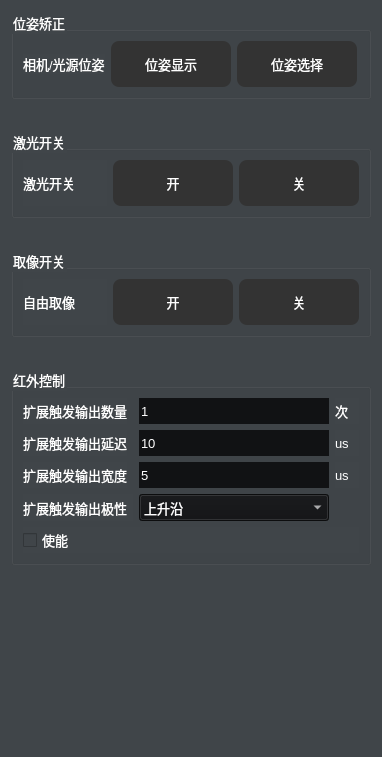
        <widget class="QWidget" name="tab_5">
         <property name="styleSheet">
          <string notr="true">background-color: #404549;</string>
         </property>
         <attribute name="title">
          <string>安装/扩展控制</string>
         </attribute>
         <layout class="QGridLayout" name="gridLayout_27">
          <item row="0" column="0" colspan="2">
           <widget class="QGroupBox" name="groupBox_6">
            <property name="font">
             <font>
              <pointsize>10</pointsize>
             </font>
            </property>
            <property name="styleSheet">
             <string notr="true">color: rgb(255, 255, 255);</string>
            </property>
            <property name="title">
             <string>位姿矫正</string>
            </property>
            <layout class="QGridLayout" name="gridLayout_14">
             <item row="0" column="1">
              <widget class="QPushButton" name="PoseBtn">
               <property name="sizePolicy">
                <sizepolicy hsizetype="Fixed" vsizetype="Fixed">
                 <horstretch>0</horstretch>
                 <verstretch>0</verstretch>
                </sizepolicy>
               </property>
               <property name="minimumSize">
                <size>
                 <width>120</width>
                 <height>46</height>
                </size>
               </property>
               <property name="font">
                <font>
                 <pointsize>10</pointsize>
                </font>
               </property>
               <property name="styleSheet">
                <string notr="true">#PoseBtn
{
border-radius:8px;
color: #FFFFFF;
 background-color: #333333; 

}

#PoseBtn::hover
{	
color: #FFFFFF;

 background-color: qlineargradient(x1:0, y1:0, x2:1, y2:0, stop:0 #a1d6e2, stop:0.5 #1781b5, stop:1 #a1d6e2);

}

#PoseBtn::pressed,QPushButton::checked
{
    color: #FFFFFF;
   background-color: #718093;
}</string>
               </property>
               <property name="text">
                <string>位姿显示</string>
               </property>
               <property name="icon">
                <iconset>
                 <normaloff>:/Res/LEDOFF.png</normaloff>:/Res/LEDOFF.png</iconset>
               </property>
              </widget>
             </item>
             <item row="0" column="2">
              <widget class="QPushButton" name="DirectionPoseBtn">
               <property name="sizePolicy">
                <sizepolicy hsizetype="Fixed" vsizetype="Fixed">
                 <horstretch>0</horstretch>
                 <verstretch>0</verstretch>
                </sizepolicy>
               </property>
               <property name="minimumSize">
                <size>
                 <width>120</width>
                 <height>46</height>
                </size>
               </property>
               <property name="maximumSize">
                <size>
                 <width>120</width>
                 <height>46</height>
                </size>
               </property>
               <property name="font">
                <font>
                 <pointsize>10</pointsize>
                </font>
               </property>
               <property name="styleSheet">
                <string notr="true">#DirectionPoseBtn
{
border-radius:8px;
color: #FFFFFF;
 background-color: #333333; 

}

#DirectionPoseBtn::hover
{	
color: #FFFFFF;

 background-color: qlineargradient(x1:0, y1:0, x2:1, y2:0, stop:0 #a1d6e2, stop:0.5 #1781b5, stop:1 #a1d6e2);

}

#DirectionPoseBtn::pressed,QPushButton::checked
{
    color: #FFFFFF;
   background-color: #718093;
}</string>
               </property>
               <property name="text">
                <string>位姿选择</string>
               </property>
               <property name="icon">
                <iconset>
                 <normaloff>:/Res/LEDOFF.png</normaloff>:/Res/LEDOFF.png</iconset>
               </property>
              </widget>
             </item>
             <item row="0" column="0">
              <widget class="QLabel" name="label_48">
               <property name="sizePolicy">
                <sizepolicy hsizetype="Fixed" vsizetype="Fixed">
                 <horstretch>0</horstretch>
                 <verstretch>0</verstretch>
                </sizepolicy>
               </property>
               <property name="font">
                <font>
                 <pointsize>10</pointsize>
                </font>
               </property>
               <property name="styleSheet">
                <string notr="true">color: rgb(255, 255, 255);</string>
               </property>
               <property name="text">
                <string>相机/光源位姿</string>
               </property>
              </widget>
             </item>
            </layout>
           </widget>
          </item>
          <item row="1" column="0">
           <spacer name="verticalSpacer_6">
            <property name="orientation">
             <enum>Qt::Vertical</enum>
            </property>
            <property name="sizeType">
             <enum>QSizePolicy::Fixed</enum>
            </property>
            <property name="sizeHint" stdset="0">
             <size>
              <width>20</width>
              <height>25</height>
             </size>
            </property>
           </spacer>
          </item>
          <item row="2" column="0" colspan="2">
           <widget class="QGroupBox" name="groupBox_17">
            <property name="font">
             <font>
              <pointsize>10</pointsize>
             </font>
            </property>
            <property name="styleSheet">
             <string notr="true">color: rgb(255, 255, 255);</string>
            </property>
            <property name="title">
             <string>激光开关</string>
            </property>
            <layout class="QGridLayout" name="gridLayout_8">
             <item row="0" column="0">
              <widget class="QLabel" name="label_59">
               <property name="minimumSize">
                <size>
                 <width>84</width>
                 <height>0</height>
                </size>
               </property>
               <property name="maximumSize">
                <size>
                 <width>84</width>
                 <height>16777215</height>
                </size>
               </property>
               <property name="font">
                <font>
                 <pointsize>10</pointsize>
                </font>
               </property>
               <property name="styleSheet">
                <string notr="true">color: rgb(255, 255, 255);</string>
               </property>
               <property name="text">
                <string>激光开关</string>
               </property>
              </widget>
             </item>
             <item row="0" column="1">
              <widget class="QPushButton" name="ModbusClientBtn_10">
               <property name="sizePolicy">
                <sizepolicy hsizetype="Fixed" vsizetype="Fixed">
                 <horstretch>0</horstretch>
                 <verstretch>0</verstretch>
                </sizepolicy>
               </property>
               <property name="minimumSize">
                <size>
                 <width>120</width>
                 <height>46</height>
                </size>
               </property>
               <property name="maximumSize">
                <size>
                 <width>120</width>
                 <height>46</height>
                </size>
               </property>
               <property name="font">
                <font>
                 <pointsize>10</pointsize>
                </font>
               </property>
               <property name="styleSheet">
                <string notr="true">#ModbusClientBtn_10
{
border-radius:8px;
color: #FFFFFF;
 background-color: #333333; 

}

#ModbusClientBtn_10::hover
{	
color: #FFFFFF;

 background-color: qlineargradient(x1:0, y1:0, x2:1, y2:0, stop:0 #a1d6e2, stop:0.5 #1781b5, stop:1 #a1d6e2);

}

#ModbusClientBtn_10::pressed,QPushButton::checked
{
    color: #FFFFFF;
   background-color: #718093;
}</string>
               </property>
               <property name="text">
                <string>开</string>
               </property>
               <property name="icon">
                <iconset>
                 <normaloff>:/Res/LEDOFF.png</normaloff>:/Res/LEDOFF.png</iconset>
               </property>
              </widget>
             </item>
             <item row="0" column="2">
              <widget class="QPushButton" name="ClearBtn_2">
               <property name="sizePolicy">
                <sizepolicy hsizetype="Fixed" vsizetype="Fixed">
                 <horstretch>0</horstretch>
                 <verstretch>0</verstretch>
                </sizepolicy>
               </property>
               <property name="minimumSize">
                <size>
                 <width>120</width>
                 <height>46</height>
                </size>
               </property>
               <property name="maximumSize">
                <size>
                 <width>120</width>
                 <height>46</height>
                </size>
               </property>
               <property name="font">
                <font>
                 <pointsize>10</pointsize>
                </font>
               </property>
               <property name="styleSheet">
                <string notr="true">#ClearBtn_2
{
border-radius:8px;
color: #FFFFFF;
 background-color: #333333; 

}

#ClearBtn_2::hover
{	
color: #FFFFFF;

 background-color: qlineargradient(x1:0, y1:0, x2:1, y2:0, stop:0 #a1d6e2, stop:0.5 #1781b5, stop:1 #a1d6e2);

}

#ClearBtn_2::pressed,QPushButton::checked
{
    color: #FFFFFF;
   background-color: #718093;
}</string>
               </property>
               <property name="text">
                <string>关</string>
               </property>
               <property name="icon">
                <iconset>
                 <normaloff>:/Res/LEDOFF.png</normaloff>:/Res/LEDOFF.png</iconset>
               </property>
              </widget>
             </item>
            </layout>
           </widget>
          </item>
          <item row="3" column="0">
           <spacer name="verticalSpacer_11">
            <property name="orientation">
             <enum>Qt::Vertical</enum>
            </property>
            <property name="sizeType">
             <enum>QSizePolicy::Fixed</enum>
            </property>
            <property name="sizeHint" stdset="0">
             <size>
              <width>20</width>
              <height>25</height>
             </size>
            </property>
           </spacer>
          </item>
          <item row="4" column="0" colspan="2">
           <widget class="QGroupBox" name="groupBox_16">
            <property name="font">
             <font>
              <pointsize>10</pointsize>
             </font>
            </property>
            <property name="styleSheet">
             <string notr="true">color: rgb(255, 255, 255);</string>
            </property>
            <property name="title">
             <string>取像开关</string>
            </property>
            <layout class="QGridLayout" name="gridLayout_23">
             <item row="0" column="0">
              <widget class="QLabel" name="label_67">
               <property name="minimumSize">
                <size>
                 <width>84</width>
                 <height>0</height>
                </size>
               </property>
               <property name="maximumSize">
                <size>
                 <width>84</width>
                 <height>16777215</height>
                </size>
               </property>
               <property name="font">
                <font>
                 <pointsize>10</pointsize>
                </font>
               </property>
               <property name="styleSheet">
                <string notr="true">color: rgb(255, 255, 255);</string>
               </property>
               <property name="text">
                <string>自由取像</string>
               </property>
              </widget>
             </item>
             <item row="0" column="1">
              <widget class="QPushButton" name="ModbusClientBtn_11">
               <property name="sizePolicy">
                <sizepolicy hsizetype="Fixed" vsizetype="Fixed">
                 <horstretch>0</horstretch>
                 <verstretch>0</verstretch>
                </sizepolicy>
               </property>
               <property name="minimumSize">
                <size>
                 <width>120</width>
                 <height>46</height>
                </size>
               </property>
               <property name="maximumSize">
                <size>
                 <width>120</width>
                 <height>46</height>
                </size>
               </property>
               <property name="font">
                <font>
                 <pointsize>10</pointsize>
                </font>
               </property>
               <property name="styleSheet">
                <string notr="true">#ModbusClientBtn_11
{
border-radius:8px;
color: #FFFFFF;
 background-color: #333333; 

}

#ModbusClientBtn_11::hover
{	
color: #FFFFFF;

 background-color: qlineargradient(x1:0, y1:0, x2:1, y2:0, stop:0 #a1d6e2, stop:0.5 #1781b5, stop:1 #a1d6e2);

}

#ModbusClientBtn_11::pressed,QPushButton::checked
{
    color: #FFFFFF;
   background-color: #718093;
}</string>
               </property>
               <property name="text">
                <string>开</string>
               </property>
               <property name="icon">
                <iconset>
                 <normaloff>:/Res/LEDOFF.png</normaloff>:/Res/LEDOFF.png</iconset>
               </property>
              </widget>
             </item>
             <item row="0" column="2">
              <widget class="QPushButton" name="ClearBtn_3">
               <property name="sizePolicy">
                <sizepolicy hsizetype="Fixed" vsizetype="Fixed">
                 <horstretch>0</horstretch>
                 <verstretch>0</verstretch>
                </sizepolicy>
               </property>
               <property name="minimumSize">
                <size>
                 <width>120</width>
                 <height>46</height>
                </size>
               </property>
               <property name="maximumSize">
                <size>
                 <width>120</width>
                 <height>46</height>
                </size>
               </property>
               <property name="font">
                <font>
                 <pointsize>10</pointsize>
                </font>
               </property>
               <property name="styleSheet">
                <string notr="true">#ClearBtn_3
{
border-radius:8px;
color: #FFFFFF;
 background-color: #333333; 

}

#ClearBtn_3::hover
{	
color: #FFFFFF;

 background-color: qlineargradient(x1:0, y1:0, x2:1, y2:0, stop:0 #a1d6e2, stop:0.5 #1781b5, stop:1 #a1d6e2);

}

#ClearBtn_3::pressed,QPushButton::checked
{
    color: #FFFFFF;
   background-color: #718093;
}</string>
               </property>
               <property name="text">
                <string>关</string>
               </property>
               <property name="icon">
                <iconset>
                 <normaloff>:/Res/LEDOFF.png</normaloff>:/Res/LEDOFF.png</iconset>
               </property>
              </widget>
             </item>
            </layout>
           </widget>
          </item>
          <item row="5" column="0">
           <spacer name="verticalSpacer_16">
            <property name="orientation">
             <enum>Qt::Vertical</enum>
            </property>
            <property name="sizeType">
             <enum>QSizePolicy::Fixed</enum>
            </property>
            <property name="sizeHint" stdset="0">
             <size>
              <width>20</width>
              <height>25</height>
             </size>
            </property>
           </spacer>
          </item>
          <item row="6" column="0" colspan="2">
           <widget class="QGroupBox" name="groupBox_18">
            <property name="font">
             <font>
              <pointsize>10</pointsize>
             </font>
            </property>
            <property name="styleSheet">
             <string notr="true">color: rgb(255, 255, 255);</string>
            </property>
            <property name="title">
             <string>红外控制</string>
            </property>
            <layout class="QGridLayout" name="gridLayout_35">
             <item row="0" column="0">
              <layout class="QHBoxLayout" name="horizontalLayout_73">
               <item>
                <widget class="QLabel" name="label_87">
                 <property name="minimumSize">
                  <size>
                   <width>84</width>
                   <height>0</height>
                  </size>
                 </property>
                 <property name="maximumSize">
                  <size>
                   <width>110</width>
                   <height>16777215</height>
                  </size>
                 </property>
                 <property name="font">
                  <font>
                   <pointsize>10</pointsize>
                  </font>
                 </property>
                 <property name="styleSheet">
                  <string notr="true">color: rgb(255, 255, 255);</string>
                 </property>
                 <property name="text">
                  <string>扩展触发输出数量</string>
                 </property>
                </widget>
               </item>
               <item>
                <spacer name="horizontalSpacer_17">
                 <property name="orientation">
                  <enum>Qt::Horizontal</enum>
                 </property>
                 <property name="sizeType">
                  <enum>QSizePolicy::Fixed</enum>
                 </property>
                 <property name="sizeHint" stdset="0">
                  <size>
                   <width>6</width>
                   <height>20</height>
                  </size>
                 </property>
                </spacer>
               </item>
               <item>
                <widget class="QLineEdit" name="ExNumUI">
                 <property name="minimumSize">
                  <size>
                   <width>100</width>
                   <height>26</height>
                  </size>
                 </property>
                 <property name="maximumSize">
                  <size>
                   <width>500</width>
                   <height>16777215</height>
                  </size>
                 </property>
                 <property name="font">
                  <font>
                   <pointsize>10</pointsize>
                  </font>
                 </property>
                 <property name="styleSheet">
                  <string notr="true">background-color: rgb(17, 18, 20);
border:none;
color:#ffffff;</string>
                 </property>
                 <property name="text">
                  <string>1</string>
                 </property>
                </widget>
               </item>
               <item>
                <widget class="QLabel" name="label_96">
                 <property name="minimumSize">
                  <size>
                   <width>24</width>
                   <height>0</height>
                  </size>
                 </property>
                 <property name="maximumSize">
                  <size>
                   <width>110</width>
                   <height>16777215</height>
                  </size>
                 </property>
                 <property name="font">
                  <font>
                   <pointsize>10</pointsize>
                  </font>
                 </property>
                 <property name="styleSheet">
                  <string notr="true">color: rgb(255, 255, 255);</string>
                 </property>
                 <property name="text">
                  <string>次</string>
                 </property>
                </widget>
               </item>
              </layout>
             </item>
             <item row="1" column="0">
              <layout class="QHBoxLayout" name="horizontalLayout_3">
               <item>
                <widget class="QLabel" name="label_89">
                 <property name="minimumSize">
                  <size>
                   <width>84</width>
                   <height>0</height>
                  </size>
                 </property>
                 <property name="maximumSize">
                  <size>
                   <width>110</width>
                   <height>16777215</height>
                  </size>
                 </property>
                 <property name="font">
                  <font>
                   <pointsize>10</pointsize>
                  </font>
                 </property>
                 <property name="styleSheet">
                  <string notr="true">color: rgb(255, 255, 255);</string>
                 </property>
                 <property name="text">
                  <string>扩展触发输出延迟</string>
                 </property>
                </widget>
               </item>
               <item>
                <spacer name="horizontalSpacer_20">
                 <property name="orientation">
                  <enum>Qt::Horizontal</enum>
                 </property>
                 <property name="sizeType">
                  <enum>QSizePolicy::Fixed</enum>
                 </property>
                 <property name="sizeHint" stdset="0">
                  <size>
                   <width>6</width>
                   <height>20</height>
                  </size>
                 </property>
                </spacer>
               </item>
               <item>
                <widget class="QLineEdit" name="ExDelayUI">
                 <property name="minimumSize">
                  <size>
                   <width>100</width>
                   <height>26</height>
                  </size>
                 </property>
                 <property name="maximumSize">
                  <size>
                   <width>500</width>
                   <height>16777215</height>
                  </size>
                 </property>
                 <property name="font">
                  <font>
                   <pointsize>10</pointsize>
                  </font>
                 </property>
                 <property name="styleSheet">
                  <string notr="true">background-color: rgb(17, 18, 20);
border:none;
color:#ffffff;</string>
                 </property>
                 <property name="text">
                  <string>10</string>
                 </property>
                </widget>
               </item>
               <item>
                <widget class="QLabel" name="label_94">
                 <property name="minimumSize">
                  <size>
                   <width>24</width>
                   <height>0</height>
                  </size>
                 </property>
                 <property name="maximumSize">
                  <size>
                   <width>110</width>
                   <height>16777215</height>
                  </size>
                 </property>
                 <property name="font">
                  <font>
                   <pointsize>10</pointsize>
                  </font>
                 </property>
                 <property name="styleSheet">
                  <string notr="true">color: rgb(255, 255, 255);</string>
                 </property>
                 <property name="text">
                  <string>us</string>
                 </property>
                </widget>
               </item>
              </layout>
             </item>
             <item row="2" column="0">
              <layout class="QHBoxLayout" name="horizontalLayout_79">
               <item>
                <widget class="QLabel" name="label_90">
                 <property name="minimumSize">
                  <size>
                   <width>84</width>
                   <height>0</height>
                  </size>
                 </property>
                 <property name="maximumSize">
                  <size>
                   <width>110</width>
                   <height>16777215</height>
                  </size>
                 </property>
                 <property name="font">
                  <font>
                   <pointsize>10</pointsize>
                  </font>
                 </property>
                 <property name="styleSheet">
                  <string notr="true">color: rgb(255, 255, 255);</string>
                 </property>
                 <property name="text">
                  <string>扩展触发输出宽度</string>
                 </property>
                </widget>
               </item>
               <item>
                <spacer name="horizontalSpacer_22">
                 <property name="orientation">
                  <enum>Qt::Horizontal</enum>
                 </property>
                 <property name="sizeType">
                  <enum>QSizePolicy::Fixed</enum>
                 </property>
                 <property name="sizeHint" stdset="0">
                  <size>
                   <width>6</width>
                   <height>17</height>
                  </size>
                 </property>
                </spacer>
               </item>
               <item>
                <widget class="QLineEdit" name="ExWidthUI">
                 <property name="minimumSize">
                  <size>
                   <width>100</width>
                   <height>26</height>
                  </size>
                 </property>
                 <property name="maximumSize">
                  <size>
                   <width>500</width>
                   <height>16777215</height>
                  </size>
                 </property>
                 <property name="font">
                  <font>
                   <pointsize>10</pointsize>
                  </font>
                 </property>
                 <property name="styleSheet">
                  <string notr="true">background-color: rgb(17, 18, 20);
border:none;
color:#ffffff;</string>
                 </property>
                 <property name="text">
                  <string>5</string>
                 </property>
                </widget>
               </item>
               <item>
                <widget class="QLabel" name="label_95">
                 <property name="minimumSize">
                  <size>
                   <width>24</width>
                   <height>0</height>
                  </size>
                 </property>
                 <property name="maximumSize">
                  <size>
                   <width>110</width>
                   <height>16777215</height>
                  </size>
                 </property>
                 <property name="font">
                  <font>
                   <pointsize>10</pointsize>
                  </font>
                 </property>
                 <property name="styleSheet">
                  <string notr="true">color: rgb(255, 255, 255);</string>
                 </property>
                 <property name="text">
                  <string>us</string>
                 </property>
                </widget>
               </item>
              </layout>
             </item>
             <item row="3" column="0">
              <layout class="QHBoxLayout" name="horizontalLayout_74">
               <item>
                <widget class="QLabel" name="label_88">
                 <property name="minimumSize">
                  <size>
                   <width>84</width>
                   <height>0</height>
                  </size>
                 </property>
                 <property name="maximumSize">
                  <size>
                   <width>110</width>
                   <height>16777215</height>
                  </size>
                 </property>
                 <property name="font">
                  <font>
                   <pointsize>10</pointsize>
                  </font>
                 </property>
                 <property name="styleSheet">
                  <string notr="true">color: rgb(255, 255, 255);</string>
                 </property>
                 <property name="text">
                  <string>扩展触发输出极性</string>
                 </property>
                </widget>
               </item>
               <item>
                <widget class="QComboBox" name="ChuFaCombox_2">
                 <property name="minimumSize">
                  <size>
                   <width>60</width>
                   <height>27</height>
                  </size>
                 </property>
                 <property name="font">
                  <font>
                   <pointsize>10</pointsize>
                  </font>
                 </property>
                 <property name="styleSheet">
                  <string notr="true">background-color: rgb(17, 18, 20);
color:rgb(255,255,255);</string>
                 </property>
                 <item>
                  <property name="text">
                   <string>上升沿</string>
                  </property>
                 </item>
                 <item>
                  <property name="text">
                   <string>下降沿</string>
                  </property>
                 </item>
                </widget>
               </item>
               <item>
                <spacer name="horizontalSpacer_43">
                 <property name="orientation">
                  <enum>Qt::Horizontal</enum>
                 </property>
                 <property name="sizeType">
                  <enum>QSizePolicy::Fixed</enum>
                 </property>
                 <property name="sizeHint" stdset="0">
                  <size>
                   <width>30</width>
                   <height>17</height>
                  </size>
                 </property>
                </spacer>
               </item>
              </layout>
             </item>
             <item row="4" column="0">
              <widget class="QCheckBox" name="checkBox_SP2_2">
               <property name="font">
                <font>
                 <pointsize>10</pointsize>
                </font>
               </property>
               <property name="styleSheet">
                <string notr="true">color: rgb(255, 255, 255);</string>
               </property>
               <property name="text">
                <string>使能</string>
               </property>
              </widget>
             </item>
            </layout>
           </widget>
          </item>
          <item row="7" column="1">
           <spacer name="verticalSpacer_17">
            <property name="orientation">
             <enum>Qt::Vertical</enum>
            </property>
            <property name="sizeHint" stdset="0">
             <size>
              <width>20</width>
              <height>181</height>
             </size>
            </property>
           </spacer>
          </item>
         </layout>
        </widget>
